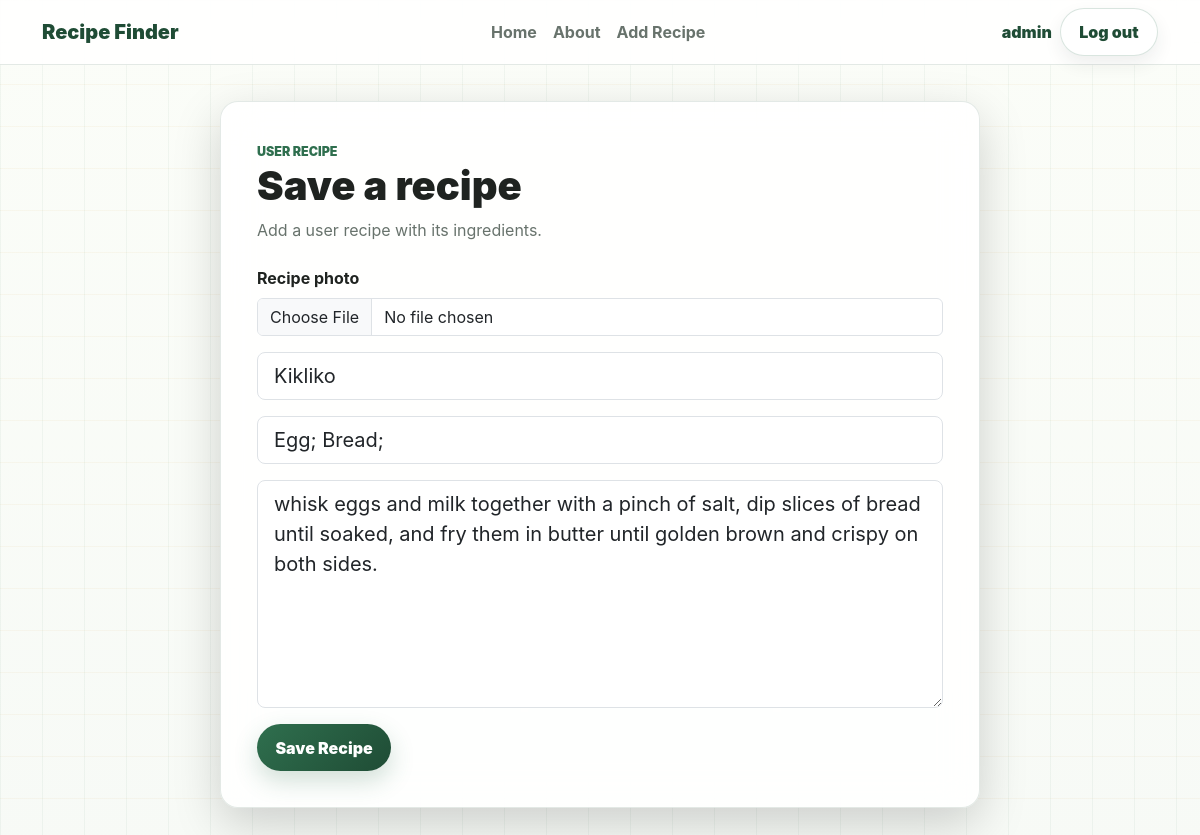
Screenshot of /update_recipe/2 (signed in) with the database file from the repository.
### models.py (models this page shows, shortened)
class BaseModel:
    def create(self):
        db.session.add(self)
        db.session.commit()

class User(db.Model, BaseModel):
    __tablename__ = "users"
    id = db.Column(db.Integer(), primary_key=True)
    username = db.Column(db.String(80), unique=True, nullable=False)
    password_hash = db.Column(db.String(255), nullable=False)
    birthdate = db.Column(db.Date())
    country = db.Column(db.String(80), default="")
    image = db.Column(db.String(), default="")
    is_admin = db.Column(db.Boolean(), default=False, nullable=False)
    recipes = db.relationship("Recipe", back_populates="user")

class Recipe(db.Model, BaseModel):
    __tablename__ = "recipes"
    id = db.Column(db.Integer(), primary_key=True)
    title = db.Column(db.String(), nullable=False)
    ingredients = db.Column(db.String(), nullable=False)
    details = db.Column(db.Text(), nullable=False, default="")
    image = db.Column(db.String(), default="")
    user_id = db.Column(ForeignKey("users.id"))
    user = db.relationship("User", back_populates="recipes")

### routes.py (the view, shortened to what this page needs)
@app.route("/update_recipe/<int:recipe_id>", methods=["GET", "POST"])
def update_recipe(recipe_id):
    recipe = Recipe.query.get_or_404(recipe_id)
    if not is_recipe_owner_or_admin(recipe):
        abort(403)
    form = RecipeForm(title=recipe.title, ingredients=recipe.ingredients, details=recipe.details)
    return render_template("add_recipe.html", form=form)

### forms.py
class RecipeForm(FlaskForm):
    image = FileField("Upload recipe photo")
    title = StringField("Enter Recipe Title", validators=[DataRequired()])
    ingredients = StringField("Enter Recipe Ingredients", validators=[DataRequired()])
    details = TextAreaField("Details / how to make it", validators=[DataRequired()])
    submit = SubmitField("Save Recipe")

### routes.py (called while the page is built)
def get_current_profile():
    user_id = session.get("user_id")
    if user_id is None:
        return None
    return User.query.get(user_id)

def is_recipe_owner_or_admin(recipe):
    current_profile = get_current_profile()
    return bool(current_profile and (current_profile.is_admin or recipe.user_id == current_profile.id))

@app.context_processor
def inject_current_profile():
    return {"current_profile": get_current_profile()}

### templates/add_recipe.html (shortened to what this page needs)
{% extends "base.html" %}
{% block content %}
<section class="form-panel shadow-lg">
    <div class="section-heading mb-4">
        <span class="section-kicker">User recipe</span>
        <h1>Save a recipe</h1>
        <p>Add a user recipe with its ingredients.</p>
    </div>
    <form method="POST" enctype="multipart/form-data" class="stacked-form">
        <div>
            <label class="form-label fw-bold">Recipe photo</label>
            {{ form.image(class="form-control", accept=".png, .jpg, .jpeg") }}
        </div>
        {{ form.title(class="form-control form-control-lg", placeholder=form.title.label.text) }}
        {{ form.ingredients(class="form-control form-control-lg", placeholder=form.ingredients.label.text) }}
        {{ form.details(class="form-control form-control-lg", rows="7", placeholder=form.details.label.text) }}
        {{ form.submit(class="btn uiverse-button form-submit") }}
    </form>
</section>
{% endblock %}

### templates/base.html (shortened to what this page needs)
<!doctype html>
<html lang="en">
<head>
    <link href="https://cdn.jsdelivr.net/npm/bootstrap@5.3.3/dist/css/bootstrap.min.css" rel="stylesheet">
    <link href="/static/style.css" rel="stylesheet">
</head>
<body>
    <nav class="navbar navbar-expand-lg sticky-top glass-nav">
        <div class="container">
            <a class="navbar-brand brand-mark" href="/">Recipe Finder</a>
            <div class="collapse navbar-collapse" id="mainNavigation">
                <ul class="navbar-nav mx-auto mb-2 mb-lg-0">
                    <li class="nav-item"><a class="nav-link" href="/">Home</a></li>
                    <li class="nav-item"><a class="nav-link" href="/about">About</a></li>
                    {% if current_profile %}
                    <li class="nav-item"><a class="nav-link" href="/add_recipe">Add Recipe</a></li>
                    {% endif %}
                </ul>
                <div class="d-flex gap-2 align-items-center">
                    {% if current_profile %}
                    <span class="nav-profile-name">{{ current_profile.username }}</span>
                    <a class="btn uiverse-secondary" href="/logout">Log out</a>
                    {% else %}
                    <a class="btn uiverse-secondary" href="/login">Login</a>
                    <a class="btn uiverse-button" href="/register">Register</a>
                    {% endif %}
                </div>
            </div>
        </div>
    </nav>
    <main class="container page-shell">
        {% block content %}{% endblock %}
    </main>
</body>
</html>

### static/style.css (style rules this page uses)
:root { --ink: #1f2320; --muted: #68736c; --line: #dfe7df; --paper: #f7faf6; --surface: rgba(255, 255, 255, 0.88); --green: #2f6f4e; --green-dark: #1f4c35; --mint: #dff2e7; --gold: #d89936; --tomato: #d76545; --plum: #5c4b7d; --red: #b84b42; }
* { box-sizing: border-box; }
body { min-height: 100vh; color: var(--ink); background: linear-gradient(90deg, rgba(47, 111, 78, 0.05) 1px, transparent 1px), linear-gradient(180deg, rgba(216, 153, 54, 0.06) 1px, transparent 1px), linear-gradient(180deg, #fbfdf8 0%, var(--paper) 100%); background-size: 42px 42px, 42px 42px, auto; font-family: Inter, Arial, Helvetica, sans-serif; }
a { text-decoration: none; }
.glass-nav { border-bottom: 1px solid rgba(31, 76, 53, 0.12); background: rgba(255, 255, 255, 0.86); backdrop-filter: blur(16px); }
.brand-mark { color: var(--green-dark); font-weight: 900; }
.nav-profile-name { color: var(--green-dark); font-weight: 900; }
.navbar-nav .nav-link { color: var(--muted); font-weight: 700; }
.page-shell { padding-top: 36px; padding-bottom: 64px; }
.hero-panel, .form-panel, .empty-state, .review-panel { border: 1px solid rgba(31, 76, 53, 0.12); border-radius: 18px; background: var(--surface); backdrop-filter: blur(18px); }
h1 { font-weight: 900; letter-spacing: 0; }
.hero-copy, .muted-copy, .card-text, .form-panel p, .review-panel p, .empty-state p { color: var(--muted); }
.section-kicker { display: inline-block; color: var(--green); font-size: 0.78rem; font-weight: 900; letter-spacing: 0; text-transform: uppercase; }
.empty-state, .form-panel, .review-panel { padding: clamp(22px, 4vw, 36px); }
.form-panel { max-width: 760px; margin: 0 auto; }
.stacked-form { display: grid; gap: 16px; }
.form-submit { width: fit-content; }
.uiverse-button, .uiverse-secondary, .uiverse-danger { position: relative; overflow: hidden; border-radius: 999px; border-width: 0; padding: 0.7rem 1.15rem; font-weight: 900; box-shadow: 0 10px 24px rgba(47, 111, 78, 0.22); transition: transform 150ms ease, box-shadow 150ms ease, background 150ms ease; }
.uiverse-button { color: #ffffff !important; background: linear-gradient(135deg, var(--green), var(--green-dark)); }
.uiverse-secondary { color: var(--green-dark) !important; border: 1px solid rgba(47, 111, 78, 0.18); background: #ffffff; box-shadow: 0 8px 18px rgba(44, 55, 47, 0.08); }

### rows the page displays
User: username "admin"
Recipe: title "Kikliko", ingredients "Egg; Bread;", details "whisk eggs and milk together with a pinch of salt, dip slices of bread until soaked, and fry them in butter until golden brown and crispy on both sides."
